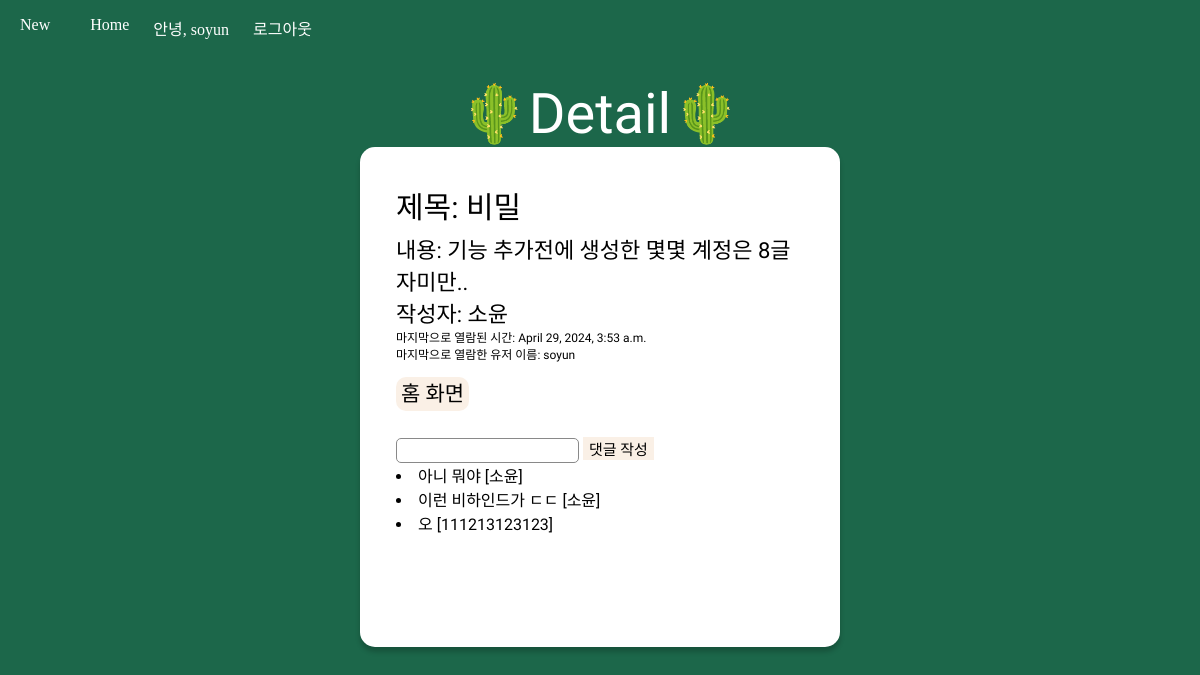
The page /detail/3 (signed in) on the database its author committed.
### app/models.py (models this page shows, shortened)
class Post(models.Model):
   title = models.CharField(max_length=50)
   content = models.TextField()
   author = models.ForeignKey(User, on_delete=models.CASCADE, related_name='posts', default=1)
   last_viewed = models.DateTimeField(auto_now_add=True)

class Comment(models.Model):
   post = models.ForeignKey(Post, on_delete=models.CASCADE, related_name='comments')
   content = models.TextField()
   author = models.ForeignKey(User, on_delete=models.CASCADE, related_name='comments')

### app/views.py (the view, shortened to what this page needs)
# urls.py: path('detail/<int:post_pk>', views.detail, name='detail'),
@login_required(login_url="/registration/login/")
@update_last_viewed
def detail(request, post_pk):
   post = Post.objects.get(pk=post_pk)
   return render(request, 'detail.html', {'post':post, 'last_viewed': post.last_viewed})

### app/views.py (called while the page is built)
def update_last_viewed(view_func):
    @wraps(view_func)
    def wrapper(request, *args, **kwargs):
        if request.user.is_authenticated:
            post_pk = kwargs.get('post_pk')
            if post_pk:
                post = Post.objects.get(pk=post_pk)
                post.last_viewed = timezone.now()
                post.save()
        return view_func(request, *args, **kwargs)
    return wrapper

### app/templates/detail.html (shortened to what this page needs)
{% extends 'base.html' %}
{% block title %} 🌵Detail🌵{% endblock %}
{% block css %}
{% load static %}
<link rel="stylesheet" type="text/css" href="{% static 'detail.css' %}" />
{% endblock %}
{% block content %}
<div class="detail-post_container">
  <div class="detail_title">제목: {{post.title}}</div>
  <div class="detail_content">내용: {{post.content}}</div>
  <div class="detail_content">작성자: {{post.author.username}}</div>
  <div class="detail_content1">마지막으로 열람된 시간: {{  last_viewed  }}</div>
  <div class="detail_content1">마지막으로 열람한 유저 이름: {{ request.user.username }}</div>
  <div class="detail-post_btn">
    <a href="{% url 'home' %}">홈 화면</a>
  </div>
  <form action="" method="POST">
    <input type="text" name="content" />
    <button type="submit">댓글 작성</button>
  </form>
  {% for comment in post.comments.all %}
  <li>
    <span>{{comment.content}} </span>
    <span>[{{comment.author.username}}] </span>
  </li>
  {% endfor %}
</div>
{% endblock %}

### app/templates/base.html (shortened to what this page needs)
<!DOCTYPE html>
{% load account socialaccount %}
<html lang="en">
  <head>
    {% load static %}
    <link rel="stylesheet" type="text/css" href="{% static 'base.css' %}" />
    {% block css %} {% endblock css %}
  </head>
  <body>
    <nav id="navbar">
      <ul class="navbar__menu">
        <li class="navbar__menu__item">
          <a href="{% url 'new' %}">New</a>
        </li>
        <li class="navbar__menu__item">
          <a href="{% url 'home' %}">Home</a>
        </li>
        {% if user.is_authenticated %}
        <span class="navbar__menu__item">안녕, {{user.username}}</span>
        <li class="navbar__menu__item">
          <a href="{% url 'logout'%}">로그아웃</a>
        </li>
        {% endif %}
      </ul>
    </nav>
    <div class="title">{% block title %} {% endblock title %}</div>
    <div class="container">{% block content %} {% endblock content %}</div>
  </body>
</html>

### app/static/base.css (style rules this page uses)
:root { --color-white: #ffffff; --color-dark-grey: #8f8f8f; --color-light-grey: #ebebeb; --color-blue: #668efd; --color-black: #ffffff; --font-large: 48px; --font-medium: 28px; --font-regular: 18px; --font-small: 16px; --font-micro: 14px; --weight-bold: 700; --weight-semi-bold: 500; --weight-regular: 400; --size-border-radius: 4px; }
body { margin: 0; width: 100%; background-color: rgb(0, 0, 0); }
.title { text-align: center; margin-top: 25px; font-size: 3.5rem; color: #ffffff; font-family: "Koulen", cursive; }
.container { width: 100%; display: flex; justify-content: center; }
a { text-decoration: none; color: var(--color-black); }
ul { list-style: none; padding-left: 0; }
#navbar { width: 100%; display: flex; justify-content: space-between; align-items: center; transition: all 300ms ease-in-out; z-index: 1; color: #ffffff; }
.navbar__menu { display: flex; padding-left: 0; }
.navbar__menu .navbar__menu__item { margin: 0 4px; cursor: pointer; color: #ffffff; }
.navbar__menu .navbar__menu__item a { padding: 8px 16px; }

### app/static/detail.css (style rules this page uses)
body { margin:0; width: 100%; background-color:rgb(28, 103, 74); }
.title { text-align:center; margin-top:25px; font-size:3.5rem; color:#ffffff; font-family: 'Koulen', cursive; }
.container { width:100%; display:flex; justify-content: center; }
.detail-post_container { background-color:white; width:40%; box-sizing:border-box; height:500px; border-radius:15px; box-shadow:0 5px 5px 0 rgba(0, 0, 0, 0.2); padding:3%; font-family: 'Jua', sans-serif; }
.detail_title { font-weight:300; margin-bottom:5px; font-size:30px; }
.detail_content { font-size:22px; }
.detail_content1 { font-size:12px; }
.detail-post_btn { margin-top:15px; margin-bottom:30px; }
.detail-post_btn > a { color:black; text-decoration:none; padding:5px; background-color:linen; font-size:21px; margin-right:10px; border-radius: 10px; }
form > input { box-sizing:border-box; border: 1px solid #898989; border-radius:5px; height:25px; }
form > button { background-color:linen; border:none; font-family: 'Jua', sans-serif; font-size:15px; }
li > a { text-decoration:none; }

### rows shown on the page
Post: title "비밀", content "기능 추가전에 생성한 몇몇 계정은 8글자미만..", author.username "소윤", last_viewed "April 29, 2024, 3:53 a.m."
Comment: content "아니 뭐야", author.username "소윤"
Comment: content "이런 비하인드가 ㄷㄷ", author.username "소윤"
Comment: content "오", author.username "111213123123"

### other values the page prints
{{ user.username }} "soyun"
{{ request.user.username }} "soyun"
